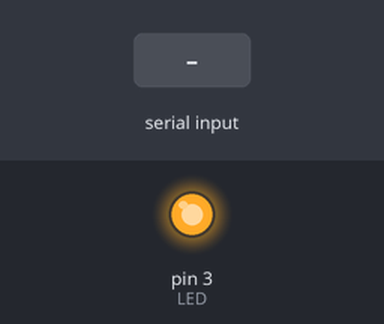
This sketch was run on a simulated Arduino Uno, built with avr-gcc and run on an emulated ATmega328P. Parts: output pins drawn as LEDs (lit = HIGH). The inputs (shaded band) are chosen by the test bench. What the sketch prints to the serial monitor is not drawn.

Above: at 1.2 s.
1.3 s: "90,45\n" received over Serial
At 3.5 s:
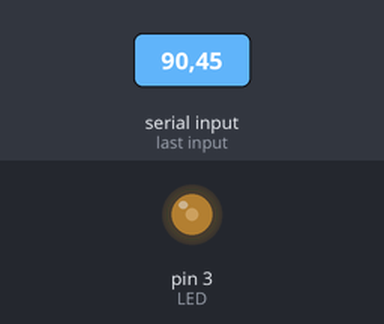
3.8 s: "200\n" received over Serial
At 5.5 s:
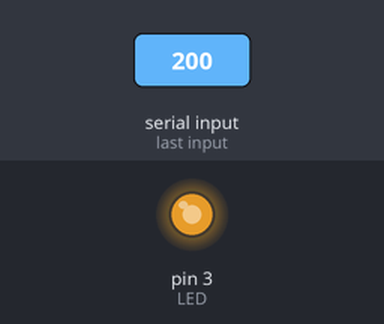
6.3 s: "90\n" received over Serial
At 8.5 s:
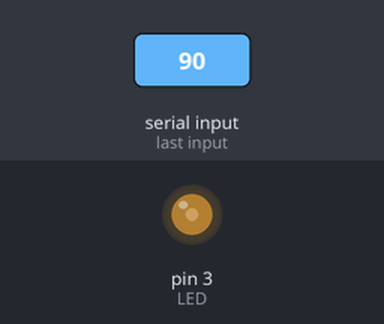
Timing chart, 0 to 10.0 s (numbered marks = the images above; inputs shaded):
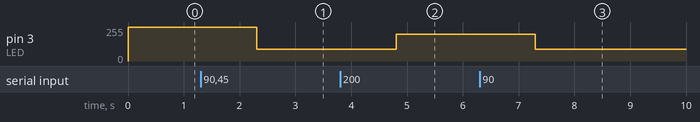

Measured:
- after the input at 1.3 s, pin 3 (LED): 255/255 → 90/255 after 1.0 s
- after the input at 3.8 s, pin 3 (LED): 90/255 → 200/255 after 1.0 s
- after the input at 6.3 s, pin 3 (LED): 200/255 → 90/255 after 1.0 s

The sketch:

main.ino
```cpp
// the setup function runs once when you press reset or power the board
int LED = 3;
void setup() {
  // initialize digital pin LED_BUILTIN as an output.
  Serial.begin(9600);
  pinMode(LED, OUTPUT);
  analogWrite(LED, 255);
}


// the loop function runs over and over again forever
void loop() {
  if (Serial.available())
  {
    Serial.print("received");
    String valueStr = Serial.readString();
    int value = valueStr.toInt();
    analogWrite(LED, value);  // turn the LED on (HIGH is the voltage level)
    Serial.print(value);
    delay(100);
  }
}
```
